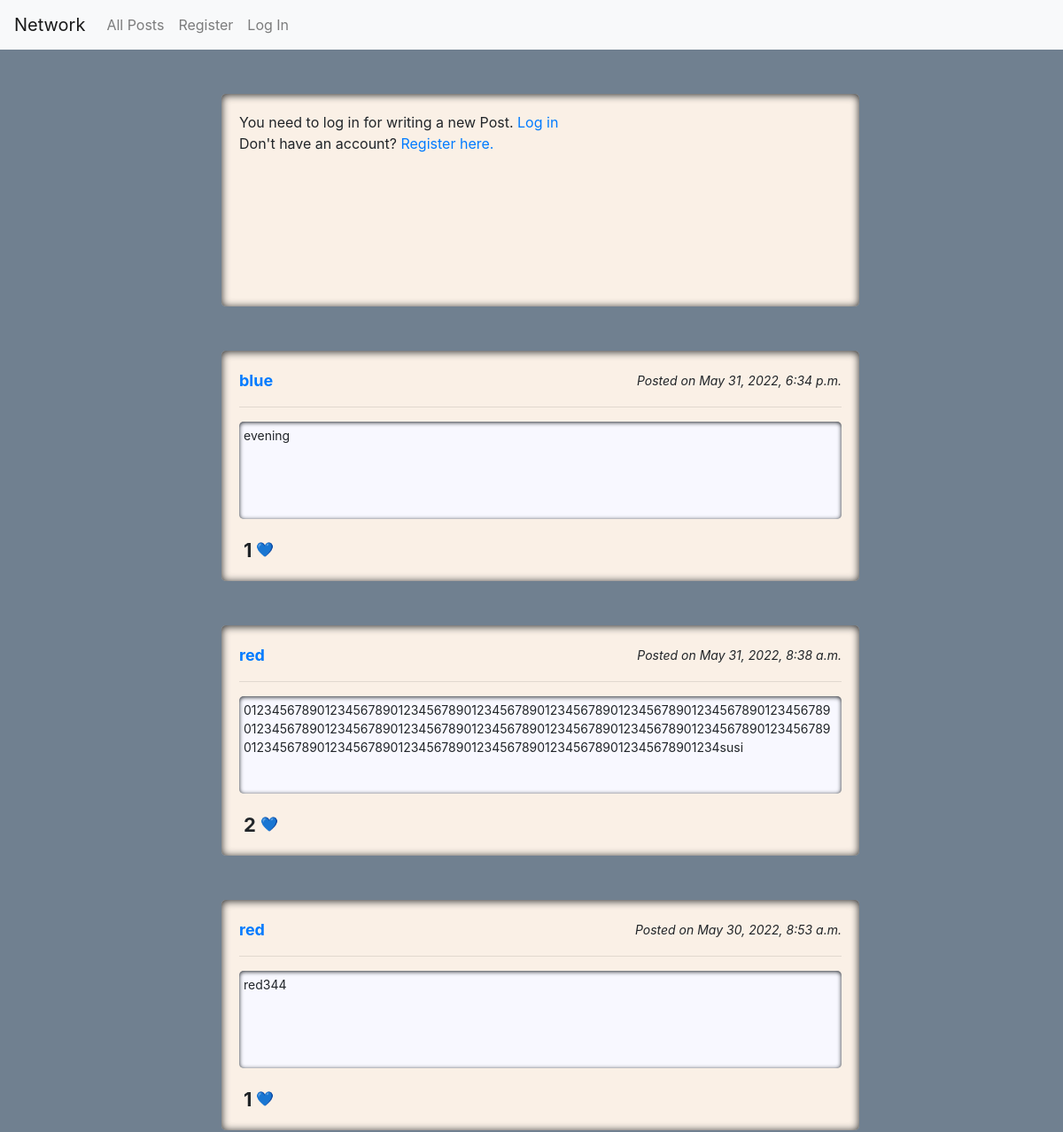
Before: / (upper part) with the older database file.
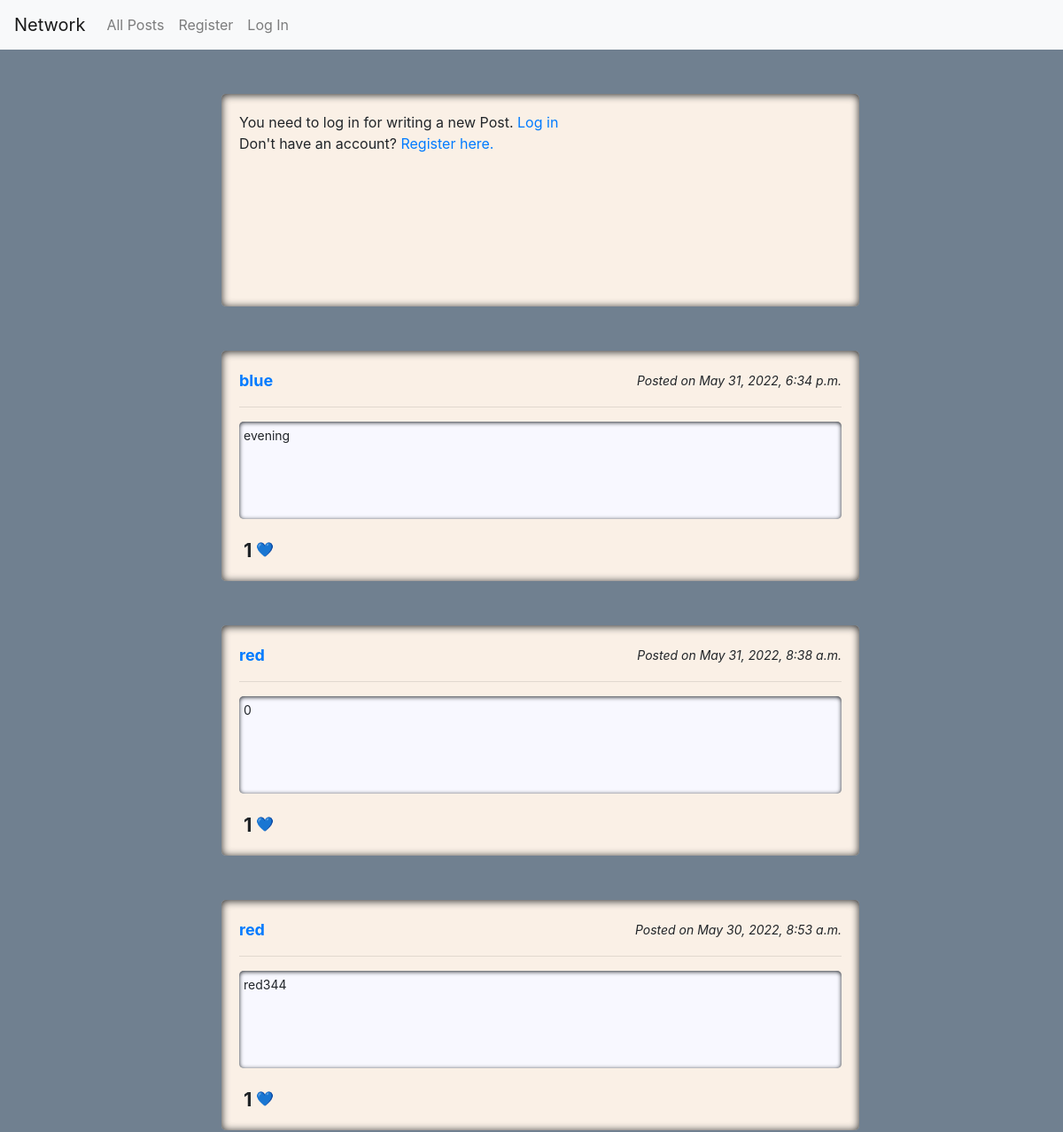
After: the same page with the newer database file.
### network/models.py (models this page shows, shortened)
class Post(models.Model):
    user = models.ForeignKey('User', on_delete=models.CASCADE)
    content = models.CharField(max_length=512)
    posted = models.DateTimeField(auto_now_add=True)
    likes = models.IntegerField(default=0)

class User(AbstractUser):
    pass

### network/views.py (the view, shortened to what this page needs)
# urls.py: path("", views.index, name="index"),
def index(request, profile_info=None):
    current_user = request.user
    if request.method == 'POST':
        form = PostForm(request.POST)
        if form.is_valid:
            form = form.save(commit=False)
            form.user_id = current_user.id
            form.save()
            return HttpResponseRedirect("/")
        else:
            return HttpResponseRedirect("/")
    else:
        if "/following" in request.path:
            if not request.user.is_authenticated:
                return render(request, "network/login.html")
            current_user_isfollowing = current_user.profile.following.all()
            other_users_pks = []
            for profile in current_user_isfollowing:
                other_users_pk = profile.user.id
                other_users_pks.append(other_users_pk)
            all_posts = Post.objects.select_related().filter(user_id__in=other_users_pks).order_by('-posted')
        else:
            all_posts = Post.objects.select_related().order_by('-posted')
        all_liked_posts = []
        if request.user.is_authenticated:
            my_likes = request.user.profile.my_like.all()
            for post in my_likes:
                all_liked_posts.append(post.id)
        paginate_posts = Paginator(all_posts, 10, orphans=0, allow_empty_first_page=True)
        page_number = request.GET.get('page')
        page_obj = paginate_posts.get_page(page_number)
        return render(request, "network/index.html" , {
            "form": PostForm(),
            "profile": profile_info,
            "liked": all_liked_posts,
            "posts": page_obj
        })

### network/templates/network/index.html (shortened to what this page needs)
{% extends "network/layout.html" %}
{% load static %}
{% block body %}
    <div class="grid">
        <div class="side-bar">
        </div>
        <div class="grid-item">
            <div id="post_container">
                {% if user.is_authenticated %}
                    <form action="{% url 'index' %}" method="post">
                        {% csrf_token %}
                        <label id="form_label">{{ form.content.label }}</label>
                        <div>{{ form.content }}</div>
                        <input type="submit" value="Post" class="btn btn-primary">
                    </form>
                {% else %}
                    <div>
                        You need to log in for writing a new Post.
                        <a href="{% url 'login' %}">Log in</a><br>
                        Don't have an account? <a href="{% url 'register' %}">Register here.</a>
                    </div>
                {% endif %}
            </div>
            <div id="posts_frame">
                {% if posts %}
                    {% for post in posts %}
                        <div id="frame_{{post.id}}" class="post_body">
                            <div class="post_header">
                                <div class="post_username">
                                    <a href={% url 'profile' post.user.username %}>{{ post.user.username }}</a>
                                </div>
                                <div id="timestamp_{{post.id}}" class="post_time">
                                    Posted on {{ post.posted }}
                                </div>
                            </div>
                            <hr>
                            <div id="content_{{post.id}}" class="post_content">
                                {{ post.content }}
                            </div>
                            <div class="post_footer">
                                <div id="likes_{{post.id}}" class="post_likes">
                                    <span id="count_{{post.id}}" class="post_like_counter">{{ post.likes }}</span>
                                    {% if post.id in liked %}
                                        <button id="like_{{post.id}}" type="button" name="like" class="btn btn-default">❤️</button>
                                    {% else %}
                                        <button id="like_{{post.id}}" type="button" name="like" class="btn btn-default">💙</button>
                                    {% endif %}
                                </div>
                                <div class="post_editbutton">
                                </div>
                            </div>
                        </div>
                    {% endfor %}
                {% else %}
                    <div class="no_post">
                        No posts.
                    </div>
                {% endif %}
            </div>
        </div>
        <div class="grid-item">
        </div>
    </div>
{% endblock %}

Changed rows visible on the page:
changed Post "May 31, 2022, 8:38 a.m.": content "012345678901234567890123456789012345678901234567890123456789012345678901234567890123456789012345678901234567890123456789012345678901234567890123456789012345678901234567890123456789012345678901234567890123456789012345678901234susi" → "0"; likes "2" → "1"
